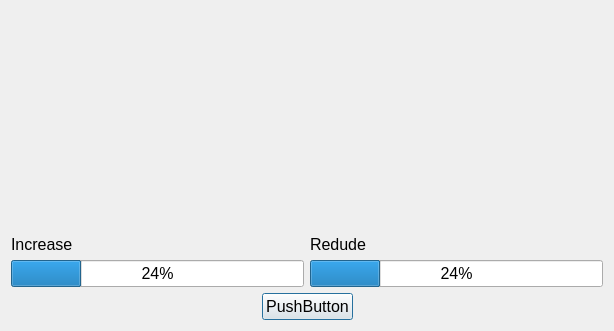
<?xml version="1.0" encoding="UTF-8"?>
<ui version="4.0">
 <class>Dialog</class>
 <widget class="QDialog" name="Dialog">
  <property name="windowModality">
   <enum>Qt::NonModal</enum>
  </property>
  <property name="geometry">
   <rect>
    <x>0</x>
    <y>0</y>
    <width>614</width>
    <height>331</height>
   </rect>
  </property>
  <property name="font">
   <font>
    <family>Arial</family>
    <pointsize>12</pointsize>
   </font>
  </property>
  <property name="windowTitle">
   <string>Dialog</string>
  </property>
  <property name="sizeGripEnabled">
   <bool>false</bool>
  </property>
  <property name="modal">
   <bool>false</bool>
  </property>
  <layout class="QGridLayout" name="gridLayout">
   <item row="0" column="0">
    <layout class="QVBoxLayout" name="verticalLayout_3">
     <item>
      <layout class="QHBoxLayout" name="horizontalLayout">
       <item>
        <layout class="QVBoxLayout" name="verticalLayout">
         <item>
          <spacer name="verticalSpacer">
           <property name="orientation">
            <enum>Qt::Vertical</enum>
           </property>
           <property name="sizeHint" stdset="0">
            <size>
             <width>20</width>
             <height>40</height>
            </size>
           </property>
          </spacer>
         </item>
         <item>
          <widget class="QLabel" name="label">
           <property name="text">
            <string>Increase</string>
           </property>
          </widget>
         </item>
         <item>
          <widget class="QProgressBar" name="progressBar_2">
           <property name="value">
            <number>24</number>
           </property>
          </widget>
         </item>
        </layout>
       </item>
       <item>
        <layout class="QVBoxLayout" name="verticalLayout_2">
         <item>
          <spacer name="verticalSpacer_2">
           <property name="orientation">
            <enum>Qt::Vertical</enum>
           </property>
           <property name="sizeHint" stdset="0">
            <size>
             <width>20</width>
             <height>40</height>
            </size>
           </property>
          </spacer>
         </item>
         <item>
          <widget class="QLabel" name="label_2">
           <property name="text">
            <string>Redude</string>
           </property>
          </widget>
         </item>
         <item>
          <widget class="QProgressBar" name="progressBar">
           <property name="value">
            <number>24</number>
           </property>
          </widget>
         </item>
        </layout>
       </item>
      </layout>
     </item>
     <item>
      <layout class="QHBoxLayout" name="horizontalLayout_2">
       <item>
        <spacer name="horizontalSpacer">
         <property name="orientation">
          <enum>Qt::Horizontal</enum>
         </property>
         <property name="sizeHint" stdset="0">
          <size>
           <width>40</width>
           <height>20</height>
          </size>
         </property>
        </spacer>
       </item>
       <item>
        <widget class="QPushButton" name="pushButton">
         <property name="text">
          <string>PushButton</string>
         </property>
        </widget>
       </item>
       <item>
        <spacer name="horizontalSpacer_2">
         <property name="orientation">
          <enum>Qt::Horizontal</enum>
         </property>
         <property name="sizeHint" stdset="0">
          <size>
           <width>40</width>
           <height>20</height>
          </size>
         </property>
        </spacer>
       </item>
      </layout>
     </item>
    </layout>
   </item>
  </layout>
 </widget>
 <resources/>
 <connections/>
</ui>
